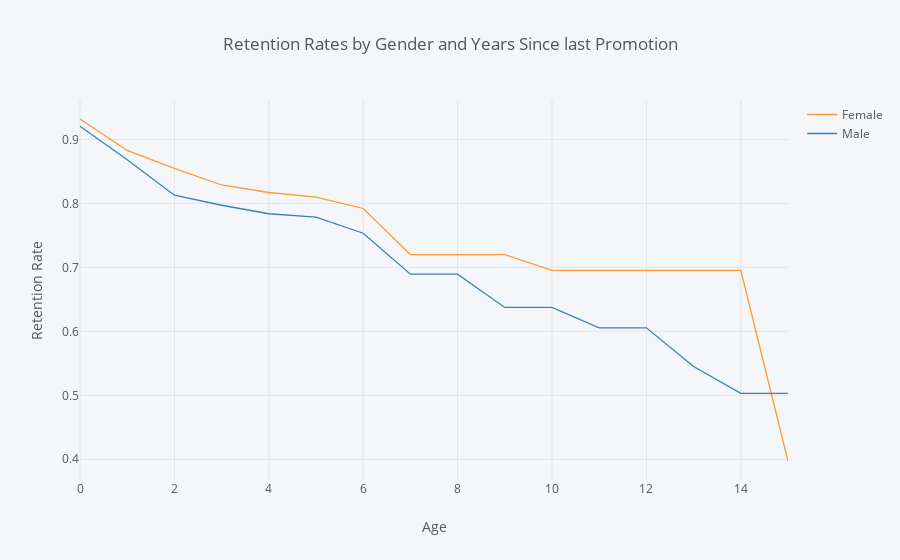

The notebook cell this image was saved under:
### Markdown cell above
## 3. Let's look at retention rate by gender from a third perspective - the number of years since the employee's last promotion. Generate and plot a survival curve showing this.

### Code cell
rates3 = survival(data, 'Gender', 'YearsSinceLastPromotion', 'Attrition')
rates3.iplot(kind='line', xTitle='Age', yTitle='Retention Rate',
            title='Retention Rates by Gender and Years Since last Promotion')

### Figure 1 — Plotly figure (JSON) as saved in the notebook; plotly's stock layout.template omitted (floating-point values rounded to 4 significant figures)
{"data": [{"line": {"color": "rgba(255, 153, 51, 1.0)", "dash": "solid", "shape": "linear", "width": 1.3}, "mode": "lines", "name": "Female", "text": "", "type": "scatter", "uid": "d1f40c0d-2903-443c-a55b-8a74c47f4c31", "x": [0, 1, 2, 3, 4, 5, 6, 7, 8, 9, 10, 11, 12, 13, 14, 15], "y": [0.932, 0.8828, 0.8547, 0.8288, 0.817, 0.8099, 0.7921, 0.7201, 0.7201, 0.7201, 0.6952, 0.6952, 0.6952, 0.6952, 0.6952, 0.3973]}, {"line": {"color": "rgba(55, 128, 191, 1.0)", "dash": "solid", "shape": "linear", "width": 1.3}, "mode": "lines", "name": "Male", "text": "", "type": "scatter", "uid": "ca5b4832-1148-4660-aff9-3c4b058836df", "x": [0, 1, 2, 3, 4, 5, 6, 7, 8, 9, 10, 11, 12, 13, 14, 15], "y": [0.9206, 0.8684, 0.8128, 0.7971, 0.7838, 0.7785, 0.7534, 0.6894, 0.6894, 0.6374, 0.6374, 0.6055, 0.6055, 0.5449, 0.503, 0.503]}], "layout": {"legend": {"bgcolor": "#F5F6F9", "font": {"color": "#4D5663"}}, "paper_bgcolor": "#F5F6F9", "plot_bgcolor": "#F5F6F9", "title": {"font": {"color": "#4D5663"}, "text": "Retention Rates by Gender and Years Since last Promotion"}, "xaxis": {"gridcolor": "#E1E5ED", "showgrid": true, "tickfont": {"color": "#4D5663"}, "title": {"font": {"color": "#4D5663"}, "text": "Age"}, "zerolinecolor": "#E1E5ED"}, "yaxis": {"gridcolor": "#E1E5ED", "showgrid": true, "tickfont": {"color": "#4D5663"}, "title": {"font": {"color": "#4D5663"}, "text": "Retention Rate"}, "zerolinecolor": "#E1E5ED"}}}
